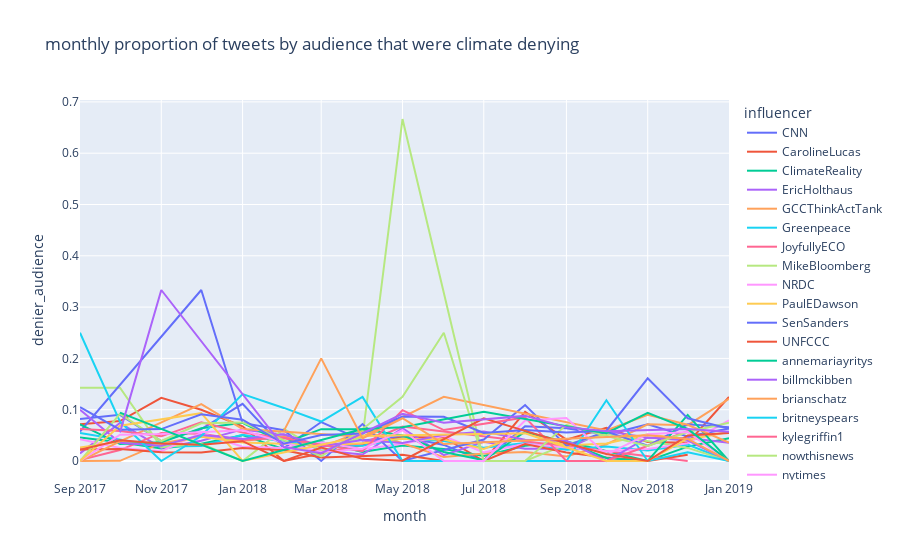

This figure's notebook cell:
### Code cell
px.line(
    final_df,
    x='month', 
    y='denier_audience', 
    color='influencer',
    title='monthly proportion of tweets by audience that were climate denying'
)

### Figure 1 — Plotly figure (JSON) as saved in the notebook; plotly's stock layout.template omitted (floating-point values rounded to 4 significant figures)
{"data": [{"hovertemplate": "influencer=CNN<br>month=%{x}<br>denier_audience=%{y}<extra></extra>", "legendgroup": "CNN", "line": {"color": "#636efa", "dash": "solid"}, "marker": {"symbol": "circle"}, "mode": "lines", "name": "CNN", "orientation": "v", "showlegend": true, "type": "scatter", "x": ["2017-09-01", "2017-10-01", "2017-11-01", "2017-12-01", "2018-01-01", "2018-02-01", "2018-03-01", "2018-04-01", "2018-05-01", "2018-06-01", "2018-07-01", "2018-08-01", "2018-09-01", "2018-10-01", "2018-11-01", "2018-12-01", "2019-01-01"], "xaxis": "x", "y": [0.08171, 0.08991, 0.03871, 0.06204, 0.1115, 0.02513, 0.07598, 0.04, 0.04761, 0.03136, 0, 0.0678, 0.06364, 0.05133, 0.07167, 0.04777, 0.06322], "yaxis": "y"}, {"hovertemplate": "influencer=CarolineLucas<br>month=%{x}<br>denier_audience=%{y}<extra></extra>", "legendgroup": "CarolineLucas", "line": {"color": "#EF553B", "dash": "solid"}, "marker": {"symbol": "circle"}, "mode": "lines", "name": "CarolineLucas", "orientation": "v", "showlegend": true, "type": "scatter", "x": ["2017-09-01", "2017-10-01", "2017-11-01", "2017-12-01", "2018-01-01", "2018-02-01", "2018-05-01", "2018-06-01", "2018-07-01", "2018-08-01", "2018-09-01", "2018-10-01", "2018-11-01", "2018-12-01", "2019-01-01"], "xaxis": "x", "y": [0.07143, 0.07786, 0.1232, 0.1, 0.06771, 0, 0.0462, 0.04599, 0, 0.09601, 0.0417, 0.06485, 0.03689, 0.03534, 0.125], "yaxis": "y"}, {"hovertemplate": "influencer=ClimateReality<br>month=%{x}<br>denier_audience=%{y}<extra></extra>", "legendgroup": "ClimateReality", "line": {"color": "#00cc96", "dash": "solid"}, "marker": {"symbol": "circle"}, "mode": "lines", "name": "ClimateReality", "orientation": "v", "showlegend": true, "type": "scatter", "x": ["2017-09-01", "2017-10-01", "2017-11-01", "2017-12-01", "2018-01-01", "2018-02-01", "2018-03-01", "2018-04-01", "2018-05-01", "2018-06-01", "2018-07-01", "2018-08-01", "2018-09-01", "2018-10-01", "2018-11-01", "2018-12-01", "2019-01-01"], "xaxis": "x", "y": [0.04603, 0.03636, 0.02448, 0.03362, 0.05035, 0.02313, 0.03691, 0.01743, 0.03038, 0.02333, 0.009907, 0.02984, 0.03812, 0.01975, 0, 0.02806, 0.04422], "yaxis": "y"}, {"hovertemplate": "influencer=EricHolthaus<br>month=%{x}<br>denier_audience=%{y}<extra></extra>", "legendgroup": "EricHolthaus", "line": {"color": "#ab63fa", "dash": "solid"}, "marker": {"symbol": "circle"}, "mode": "lines", "name": "EricHolthaus", "orientation": "v", "showlegend": true, "type": "scatter", "x": ["2017-09-01", "2017-10-01", "2017-11-01", "2017-12-01", "2018-01-01", "2018-02-01", "2018-03-01", "2018-04-01", "2018-05-01", "2018-06-01", "2018-07-01", "2018-08-01", "2018-09-01", "2018-10-01", "2018-11-01", "2018-12-01", "2019-01-01"], "xaxis": "x", "y": [0.01485, 0.07424, 0.02541, 0.03963, 0.06158, 0.05123, 0.02037, 0.0125, 0.06411, 0.01136, 0.03758, 0.02402, 0.02387, 0.05857, 0.04524, 0.045, 0.03571], "yaxis": "y"}, {"hovertemplate": "influencer=GCCThinkActTank<br>month=%{x}<br>denier_audience=%{y}<extra></extra>", "legendgroup": "GCCThinkActTank", "line": {"color": "#FFA15A", "dash": "solid"}, "marker": {"symbol": "circle"}, "mode": "lines", "name": "GCCThinkActTank", "orientation": "v", "showlegend": true, "type": "scatter", "x": ["2017-09-01", "2017-10-01", "2017-11-01", "2017-12-01", "2018-01-01", "2018-02-01", "2018-03-01", "2018-04-01", "2018-05-01", "2018-06-01", "2018-07-01", "2018-08-01", "2018-09-01", "2018-10-01", "2018-11-01", "2018-12-01", "2019-01-01"], "xaxis": "x", "y": [0, 0.0003073, 0.03484, 0.04719, 0.03908, 0.04792, 0.02619, 0.0591, 0.03462, 0.007638, 0.01442, 0.01752, 0.008765, 0.03241, 0.07143, 0.0699, 0.1212], "yaxis": "y"}, {"hovertemplate": "influencer=Greenpeace<br>month=%{x}<br>denier_audience=%{y}<extra></extra>", "legendgroup": "Greenpeace", "line": {"color": "#19d3f3", "dash": "solid"}, "marker": {"symbol": "circle"}, "mode": "lines", "name": "Greenpeace", "orientation": "v", "showlegend": true, "type": "scatter", "x": ["2017-09-01", "2017-10-01", "2017-11-01", "2017-12-01", "2018-01-01", "2018-02-01", "2018-03-01", "2018-04-01", "2018-05-01", "2018-06-01", "2018-07-01", "2018-08-01", "2018-09-01", "2018-10-01", "2018-11-01", "2018-12-01", "2019-01-01"], "xaxis": "x", "y": [0.05441, 0.04217, 0.02845, 0.02945, 0.05119, 0.03744, 0.0296, 0.02962, 0.04434, 0.03889, 0.02581, 0.03495, 0.02209, 0.02843, 0.02027, 0.03189, 0], "yaxis": "y"}, {"hovertemplate": "influencer=JoyfullyECO<br>month=%{x}<br>denier_audience=%{y}<extra></extra>", "legendgroup": "JoyfullyECO", "line": {"color": "#FF6692", "dash": "solid"}, "marker": {"symbol": "circle"}, "mode": "lines", "name": "JoyfullyECO", "orientation": "v", "showlegend": true, "type": "scatter", "x": ["2017-09-01", "2017-10-01", "2017-11-01", "2017-12-01", "2018-01-01", "2018-02-01", "2018-03-01", "2018-04-01", "2018-05-01", "2018-12-01"], "xaxis": "x", "y": [0.001803, 0.02133, 0.05472, 0.05304, 0.04108, 0.04598, 0.02825, 0.03429, 0.06722, 0], "yaxis": "y"}, {"hovertemplate": "influencer=MikeBloomberg<br>month=%{x}<br>denier_audience=%{y}<extra></extra>", "legendgroup": "MikeBloomberg", "line": {"color": "#B6E880", "dash": "solid"}, "marker": {"symbol": "circle"}, "mode": "lines", "name": "MikeBloomberg", "orientation": "v", "showlegend": true, "type": "scatter", "x": ["2017-09-01", "2017-10-01", "2017-11-01", "2017-12-01", "2018-01-01", "2018-02-01", "2018-03-01", "2018-04-01", "2018-05-01", "2018-07-01", "2018-08-01", "2018-09-01", "2018-10-01", "2018-12-01", "2019-01-01"], "xaxis": "x", "y": [0.1429, 0.1429, 0.02704, 0.03379, 0, 0.0625, 0.01921, 0.04672, 0.6667, 0, 0, 0.03249, 0.05263, 0.02556, 0], "yaxis": "y"}, {"hovertemplate": "influencer=NRDC<br>month=%{x}<br>denier_audience=%{y}<extra></extra>", "legendgroup": "NRDC", "line": {"color": "#FF97FF", "dash": "solid"}, "marker": {"symbol": "circle"}, "mode": "lines", "name": "NRDC", "orientation": "v", "showlegend": true, "type": "scatter", "x": ["2017-09-01", "2017-10-01", "2017-11-01", "2017-12-01", "2018-01-01", "2018-02-01", "2018-03-01", "2018-04-01", "2018-05-01", "2018-06-01", "2018-07-01", "2018-08-01", "2018-09-01", "2018-10-01", "2018-11-01", "2018-12-01", "2019-01-01"], "xaxis": "x", "y": [0.04241, 0.02543, 0.01895, 0.05441, 0.02796, 0.02526, 0.03676, 0.02312, 0.03348, 0.04861, 0.01667, 0.03364, 0.0264, 0.01913, 0.02321, 0.03469, 0.07937], "yaxis": "y"}, {"hovertemplate": "influencer=PaulEDawson<br>month=%{x}<br>denier_audience=%{y}<extra></extra>", "legendgroup": "PaulEDawson", "line": {"color": "#FECB52", "dash": "solid"}, "marker": {"symbol": "circle"}, "mode": "lines", "name": "PaulEDawson", "orientation": "v", "showlegend": true, "type": "scatter", "x": ["2017-09-01", "2017-10-01", "2017-11-01", "2017-12-01", "2018-01-01", "2018-02-01", "2018-03-01", "2018-04-01", "2018-05-01", "2018-06-01", "2018-07-01", "2018-08-01", "2018-09-01", "2018-10-01", "2018-11-01", "2018-12-01", "2019-01-01"], "xaxis": "x", "y": [0.02643, 0.03739, 0.03102, 0.04778, 0.03624, 0.03343, 0.03103, 0.03479, 0.04318, 0.04186, 0.02337, 0.05611, 0.03033, 0.03419, 0.05225, 0.04148, 0.05652], "yaxis": "y"}, {"hovertemplate": "influencer=SenSanders<br>month=%{x}<br>denier_audience=%{y}<extra></extra>", "legendgroup": "SenSanders", "line": {"color": "#636efa", "dash": "solid"}, "marker": {"symbol": "circle"}, "mode": "lines", "name": "SenSanders", "orientation": "v", "showlegend": true, "type": "scatter", "x": ["2017-09-01", "2017-12-01", "2018-01-01", "2018-02-01", "2018-03-01", "2018-04-01", "2018-05-01", "2018-07-01", "2018-08-01", "2018-09-01", "2018-10-01", "2018-11-01", "2018-12-01", "2019-01-01"], "xaxis": "x", "y": [0.05739, 0.3333, 0.07409, 0.05997, 0, 0.07207, 0, 0.04198, 0.1092, 0.02998, 0.0573, 0.02966, 0.07153, 0.06576], "yaxis": "y"}, {"hovertemplate": "influencer=UNFCCC<br>month=%{x}<br>denier_audience=%{y}<extra></extra>", "legendgroup": "UNFCCC", "line": {"color": "#EF553B", "dash": "solid"}, "marker": {"symbol": "circle"}, "mode": "lines", "name": "UNFCCC", "orientation": "v", "showlegend": true, "type": "scatter", "x": ["2017-09-01", "2017-10-01", "2017-11-01", "2017-12-01", "2018-01-01", "2018-02-01", "2018-03-01", "2018-04-01", "2018-05-01", "2018-06-01", "2018-07-01", "2018-08-01", "2018-09-01", "2018-10-01", "2018-11-01", "2018-12-01"], "xaxis": "x", "y": [0.02219, 0.02348, 0.0169, 0.01636, 0.02531, 0.02095, 0.006883, 0.009629, 0.01225, 0, 0, 0.03292, 0.01643, 0.006887, 0, 0.01213], "yaxis": "y"}, {"hovertemplate": "influencer=annemariayritys<br>month=%{x}<br>denier_audience=%{y}<extra></extra>", "legendgroup": "annemariayritys", "line": {"color": "#00cc96", "dash": "solid"}, "marker": {"symbol": "circle"}, "mode": "lines", "name": "annemariayritys", "orientation": "v", "showlegend": true, "type": "scatter", "x": ["2017-09-01", "2017-10-01", "2017-11-01", "2017-12-01", "2018-01-01", "2018-02-01", "2018-03-01", "2018-04-01", "2018-05-01", "2018-06-01", "2018-07-01", "2018-08-01", "2018-09-01", "2018-10-01", "2018-11-01", "2018-12-01", "2019-01-01"], "xaxis": "x", "y": [0.07152, 0.03297, 0.03648, 0.06365, 0.07446, 0.0347, 0.06208, 0.06166, 0.04982, 0.01746, 0.001401, 0.05694, 0.03678, 0.005848, 0, 0.08978, 0], "yaxis": "y"}, {"hovertemplate": "influencer=billmckibben<br>month=%{x}<br>denier_audience=%{y}<extra></extra>", "legendgroup": "billmckibben", "line": {"color": "#ab63fa", "dash": "solid"}, "marker": {"symbol": "circle"}, "mode": "lines", "name": "billmckibben", "orientation": "v", "showlegend": true, "type": "scatter", "x": ["2017-09-01", "2017-10-01", "2017-11-01", "2017-12-01", "2018-01-01", "2018-02-01", "2018-03-01", "2018-04-01", "2018-05-01", "2018-06-01", "2018-07-01", "2018-08-01", "2018-09-01", "2018-10-01", "2018-11-01", "2018-12-01", "2019-01-01"], "xaxis": "x", "y": [0.1, 0.03536, 0.02956, 0.05051, 0.04314, 0.05208, 0.02867, 0.04084, 0.03504, 0.05089, 0.05754, 0.04158, 0.03942, 0, 0.04592, 0.04008, 0], "yaxis": "y"}, {"hovertemplate": "influencer=brianschatz<br>month=%{x}<br>denier_audience=%{y}<extra></extra>", "legendgroup": "brianschatz", "line": {"color": "#FFA15A", "dash": "solid"}, "marker": {"symbol": "circle"}, "mode": "lines", "name": "brianschatz", "orientation": "v", "showlegend": true, "type": "scatter", "x": ["2017-09-01", "2017-10-01", "2017-12-01", "2018-01-01", "2018-04-01", "2018-05-01", "2018-06-01", "2018-10-01", "2018-11-01", "2018-12-01", "2019-01-01"], "xaxis": "x", "y": [0, 0.03845, 0.1109, 0.0625, 0.04723, 0.08572, 0.125, 0.05952, 0.09024, 0.07056, 0.03589], "yaxis": "y"}, {"hovertemplate": "influencer=britneyspears<br>month=%{x}<br>denier_audience=%{y}<extra></extra>", "legendgroup": "britneyspears", "line": {"color": "#19d3f3", "dash": "solid"}, "marker": {"symbol": "circle"}, "mode": "lines", "name": "britneyspears", "orientation": "v", "showlegend": true, "type": "scatter", "x": ["2017-09-01", "2017-10-01", "2017-11-01", "2017-12-01", "2018-01-01", "2018-02-01", "2018-03-01", "2018-04-01", "2018-05-01", "2018-06-01", "2018-07-01", "2018-08-01", "2018-09-01", "2018-10-01", "2018-11-01", "2018-12-01", "2019-01-01"], "xaxis": "x", "y": [0.25, 0.07692, 0, 0.04861, 0.1304, 0.1034, 0.07692, 0.125, 0, 0, 0, 0, 0, 0.1185, 0, 0.01705, 0], "yaxis": "y"}, {"hovertemplate": "influencer=kylegriffin1<br>month=%{x}<br>denier_audience=%{y}<extra></extra>", "legendgroup": "kylegriffin1", "line": {"color": "#FF6692", "dash": "solid"}, "marker": {"symbol": "circle"}, "mode": "lines", "name": "kylegriffin1", "orientation": "v", "showlegend": true, "type": "scatter", "x": ["2017-09-01", "2017-10-01", "2017-11-01", "2017-12-01", "2018-01-01", "2018-02-01", "2018-03-01", "2018-04-01", "2018-05-01", "2018-06-01", "2018-08-01", "2018-09-01", "2018-10-01", "2018-12-01", "2019-01-01"], "xaxis": "x", "y": [0.0625, 0.05845, 0.04806, 0.07562, 0.05559, 0.04432, 0.03151, 0.01905, 0.09904, 0.06031, 0.08497, 0, 0, 0.05805, 0], "yaxis": "y"}, {"hovertemplate": "influencer=nowthisnews<br>month=%{x}<br>denier_audience=%{y}<extra></extra>", "legendgroup": "nowthisnews", "line": {"color": "#B6E880", "dash": "solid"}, "marker": {"symbol": "circle"}, "mode": "lines", "name": "nowthisnews", "orientation": "v", "showlegend": true, "type": "scatter", "x": ["2017-09-01", "2017-10-01", "2017-11-01", "2017-12-01", "2018-01-01", "2018-02-01", "2018-03-01", "2018-04-01", "2018-05-01", "2018-06-01", "2018-07-01", "2018-08-01", "2018-09-01", "2018-10-01", "2018-11-01", "2018-12-01", "2019-01-01"], "xaxis": "x", "y": [0, 0.09187, 0.03894, 0.07365, 0.07518, 0.04032, 0.009266, 0.06185, 0.125, 0.25, 0, 0, 0.07053, 0.04856, 0.02954, 0.05662, 0.07462], "yaxis": "y"}, {"hovertemplate": "influencer=nytimes<br>month=%{x}<br>denier_audience=%{y}<extra></extra>", "legendgroup": "nytimes", "line": {"color": "#FF97FF", "dash": "solid"}, "marker": {"symbol": "circle"}, "mode": "lines", "name": "nytimes", "orientation": "v", "showlegend": true, "type": "scatter", "x": ["2017-09-01", "2017-10-01", "2017-11-01", "2017-12-01", "2018-01-01", "2018-02-01", "2018-03-01", "2018-04-01", "2018-05-01", "2018-06-01", "2018-07-01", "2018-08-01", "2018-09-01", "2018-10-01", "2018-11-01", "2018-12-01", "2019-01-01"], "xaxis": "x", "y": [0, 0.05127, 0.05241, 0.05654, 0.05974, 0.03571, 0.01776, 0.02399, 0.06, 0, 0, 0.079, 0.08365, 0.01255, 0.05222, 0.05651, 0], "yaxis": "y"}, {"hovertemplate": "influencer=tedlieu<br>month=%{x}<br>denier_audience=%{y}<extra></extra>", "legendgroup": "tedlieu", "line": {"color": "#FECB52", "dash": "solid"}, "marker": {"symbol": "circle"}, "mode": "lines", "name": "tedlieu", "orientation": "v", "showlegend": true, "type": "scatter", "x": ["2017-09-01", "2017-10-01", "2017-12-01", "2018-01-01", "2018-03-01", "2018-04-01", "2018-08-01", "2018-10-01", "2018-11-01", "2018-12-01"], "xaxis": "x", "y": [0, 0.06892, 0.09322, 0, 0.03181, 0.04859, 0.05399, 0, 0, 0.04423], "yaxis": "y"}, {"hovertemplate": "influencer=thehill<br>month=%{x}<br>denier_audience=%{y}<extra></extra>", "legendgroup": "thehill", "line": {"color": "#636efa", "dash": "solid"}, "marker": {"symbol": "circle"}, "mode": "lines", "name": "thehill", "orientation": "v", "showlegend": true, "type": "scatter", "x": ["2017-09-01", "2017-10-01", "2017-11-01", "2017-12-01", "2018-01-01", "2018-02-01", "2018-03-01", "2018-04-01", "2018-05-01", "2018-06-01", "2018-07-01", "2018-08-01", "2018-09-01", "2018-10-01", "2018-11-01", "2018-12-01", "2019-01-01"], "xaxis": "x", "y": [0.1049, 0.06102, 0.06223, 0.09116, 0.08058, 0.03362, 0.05066, 0.05376, 0.08654, 0.08629, 0.05448, 0.06026, 0.0557, 0.05898, 0.1612, 0.08316, 0.06349], "yaxis": "y"}, {"hovertemplate": "influencer=wef<br>month=%{x}<br>denier_audience=%{y}<extra></extra>", "legendgroup": "wef", "line": {"color": "#EF553B", "dash": "solid"}, "marker": {"symbol": "circle"}, "mode": "lines", "name": "wef", "orientation": "v", "showlegend": true, "type": "scatter", "x": ["2017-09-01", "2017-10-01", "2017-11-01", "2017-12-01", "2018-01-01", "2018-02-01", "2018-03-01", "2018-04-01", "2018-05-01", "2018-06-01", "2018-07-01", "2018-08-01", "2018-09-01", "2018-10-01", "2018-11-01", "2018-12-01", "2019-01-01"], "xaxis": "x", "y": [0.02174, 0.0405, 0.03397, 0.03147, 0.03856, 0, 0.02629, 0.004158, 0.0004744, 0.0426, 0.08333, 0.05867, 0.03466, 0.01352, 0, 0.04966, 0.05455], "yaxis": "y"}, {"hovertemplate": "influencer=DanRather<br>month=%{x}<br>denier_audience=%{y}<extra></extra>", "legendgroup": "DanRather", "line": {"color": "#00cc96", "dash": "solid"}, "marker": {"symbol": "circle"}, "mode": "lines", "name": "DanRather", "orientation": "v", "showlegend": true, "type": "scatter", "x": ["2017-10-01", "2018-01-01", "2018-04-01", "2018-05-01", "2018-07-01", "2018-10-01", "2018-11-01", "2018-12-01", "2019-01-01"], "xaxis": "x", "y": [0.09439, 0, 0.06225, 0.0659, 0.09613, 0.05415, 0.09409, 0.06259, 0], "yaxis": "y"}, {"hovertemplate": "influencer=KamalaHarris<br>month=%{x}<br>denier_audience=%{y}<extra></extra>", "legendgroup": "KamalaHarris", "line": {"color": "#ab63fa", "dash": "solid"}, "marker": {"symbol": "circle"}, "mode": "lines", "name": "KamalaHarris", "orientation": "v", "showlegend": true, "type": "scatter", "x": ["2017-10-01", "2017-11-01", "2018-02-01", "2018-03-01", "2018-05-01", "2018-06-01", "2018-08-01", "2018-09-01", "2018-10-01", "2018-11-01", "2018-12-01", "2019-01-01"], "xaxis": "x", "y": [0.05575, 0.3333, 0.02708, 0.01537, 0.09201, 0.07465, 0.08796, 0.06605, 0.05784, 0.06049, 0.06237, 0.05679], "yaxis": "y"}, {"hovertemplate": "influencer=joekennedy<br>month=%{x}<br>denier_audience=%{y}<extra></extra>", "legendgroup": "joekennedy", "line": {"color": "#FFA15A", "dash": "solid"}, "marker": {"symbol": "circle"}, "mode": "lines", "name": "joekennedy", "orientation": "v", "showlegend": true, "type": "scatter", "x": ["2018-02-01", "2018-03-01", "2018-04-01", "2018-05-01", "2018-06-01", "2018-11-01", "2018-12-01", "2019-01-01"], "xaxis": "x", "y": [0.05868, 0.2, 0.04397, 0.08332, 0.03301, 0.05, 0.04304, 0], "yaxis": "y"}], "layout": {"legend": {"title": {"text": "influencer"}, "tracegroupgap": 0}, "title": {"text": "monthly proportion of tweets by audience that were climate denying"}, "xaxis": {"anchor": "y", "domain": [0, 1], "title": {"text": "month"}}, "yaxis": {"anchor": "x", "domain": [0, 1], "title": {"text": "denier_audience"}}}}
